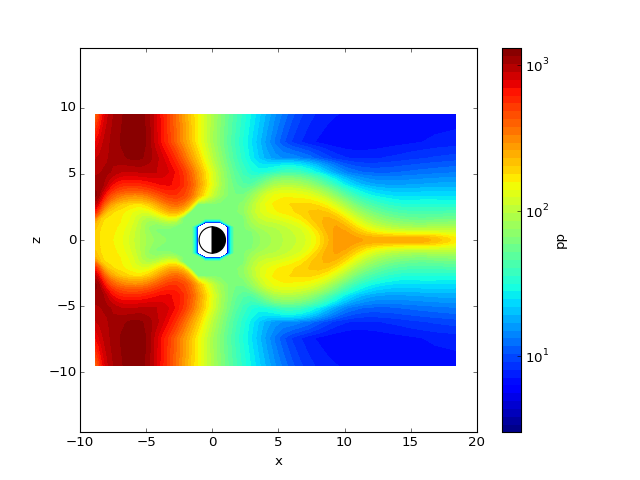

Write the Python code that produced this figure.
import viscid
from viscid.plot import mpl

f3d = viscid.load_file(_viscid_root + '/../../sample/sample.3df.xdmf')

# notice how slices by index appear as integers, and slices by location
# are done with floats... this means "y=0" is not the same as "y=0.0"
pp = f3d["pp"]["x=50:-30,y=0.0,z=-10.0:10.0"]
mpl.plot(pp, style="contourf", levels=50, plot_opts="log,earth")
